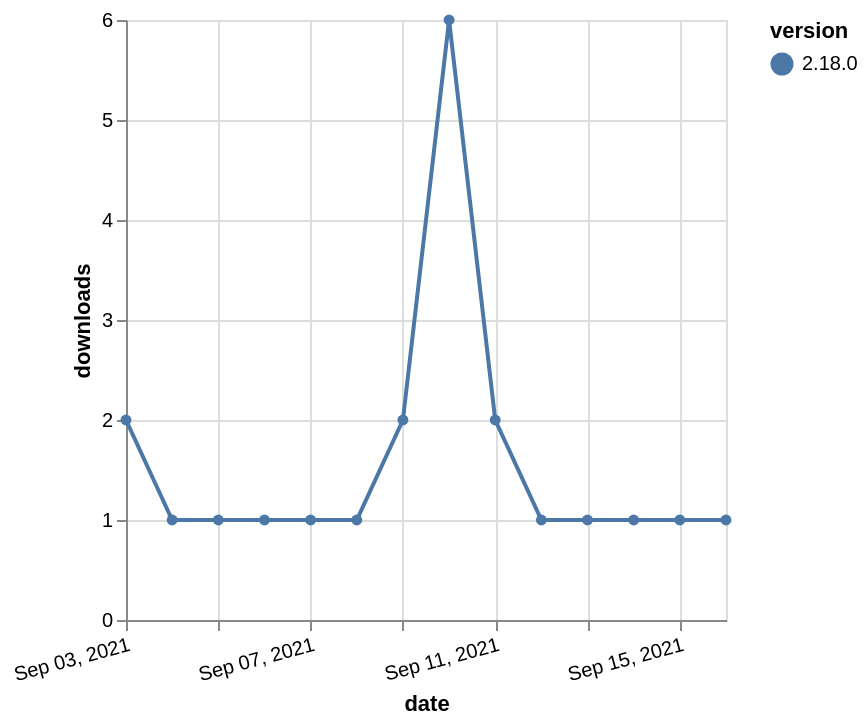

The specification (Vega-Lite) saved for this image:
### Vega-Lite specification from a JSON file in a GitHub repository (floating-point values rounded to 4 significant figures)
{"$schema": "https://vega.github.io/schema/vega-lite/v5.json", "description": "A simple bar chart with embedded data.", "data": {"values": [{"date": "2021-09-03", "total": 516, "delta": 2, "version": "2.18.0"}, {"date": "2021-09-04", "total": 517, "delta": 1, "version": "2.18.0"}, {"date": "2021-09-05", "total": 518, "delta": 1, "version": "2.18.0"}, {"date": "2021-09-06", "total": 519, "delta": 1, "version": "2.18.0"}, {"date": "2021-09-07", "total": 520, "delta": 1, "version": "2.18.0"}, {"date": "2021-09-08", "total": 521, "delta": 1, "version": "2.18.0"}, {"date": "2021-09-09", "total": 523, "delta": 2, "version": "2.18.0"}, {"date": "2021-09-10", "total": 529, "delta": 6, "version": "2.18.0"}, {"date": "2021-09-11", "total": 531, "delta": 2, "version": "2.18.0"}, {"date": "2021-09-12", "total": 532, "delta": 1, "version": "2.18.0"}, {"date": "2021-09-13", "total": 533, "delta": 1, "version": "2.18.0"}, {"date": "2021-09-14", "total": 534, "delta": 1, "version": "2.18.0"}, {"date": "2021-09-15", "total": 535, "delta": 1, "version": "2.18.0"}, {"date": "2021-09-16", "total": 536, "delta": 1, "version": "2.18.0"}]}, "width": "container", "mark": {"type": "line", "point": {"filled": true}}, "encoding": {"x": {"field": "date", "type": "temporal", "timeUnit": "yearmonthdate", "title": "date", "axis": {"labelAngle": -15}}, "y": {"field": "delta", "type": "quantitative", "title": "downloads"}, "color": {"field": "version", "type": "nominal"}, "tooltip": {"field": "delta"}}}
